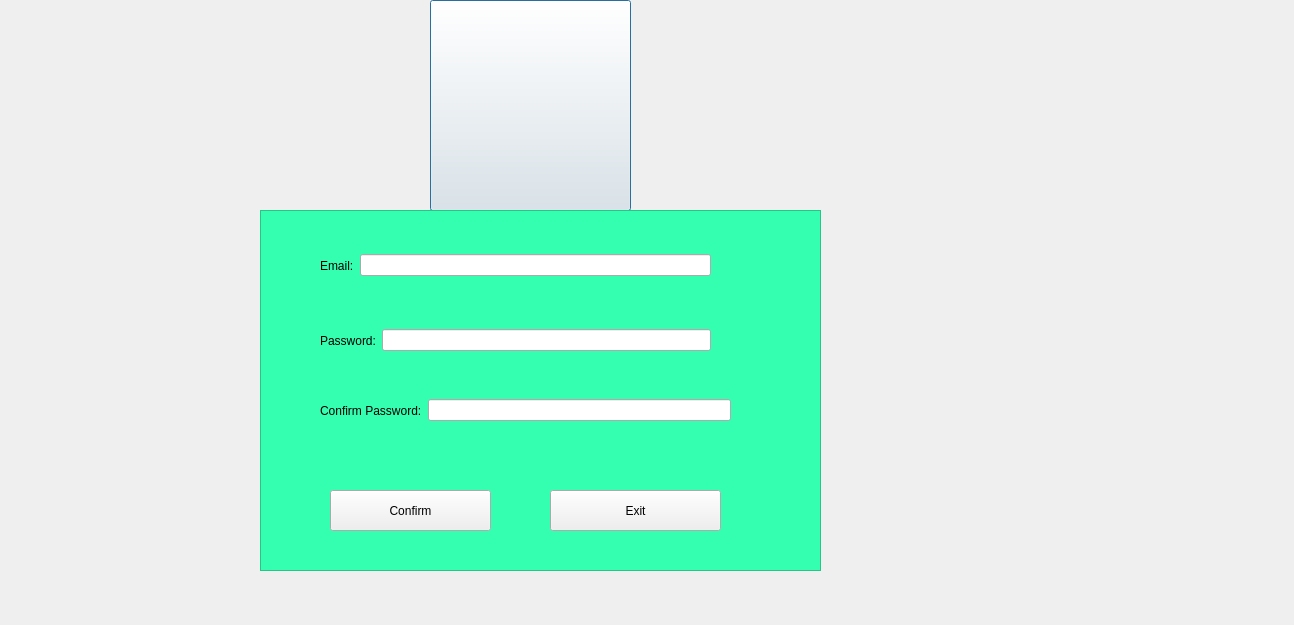
<?xml version="1.0" encoding="UTF-8"?>
<ui version="4.0">
 <class>Dialog</class>
 <widget class="QDialog" name="Dialog">
  <property name="geometry">
   <rect>
    <x>0</x>
    <y>0</y>
    <width>1294</width>
    <height>625</height>
   </rect>
  </property>
  <property name="windowTitle">
   <string>Dialog</string>
  </property>
  <widget class="QPushButton" name="pushButton">
   <property name="geometry">
    <rect>
     <x>430</x>
     <y>0</y>
     <width>201</width>
     <height>211</height>
    </rect>
   </property>
   <property name="styleSheet">
    <string notr="true">QPushButton
{
background-image:url(&quot;C:/Users/MONISHA/OneDrive/Desktop/signup.png&quot;);
}</string>
   </property>
   <property name="text">
    <string/>
   </property>
  </widget>
  <widget class="QFrame" name="frame">
   <property name="geometry">
    <rect>
     <x>260</x>
     <y>210</y>
     <width>561</width>
     <height>361</height>
    </rect>
   </property>
   <property name="styleSheet">
    <string notr="true">QFrame
{
background:#34ffb1
}</string>
   </property>
   <property name="frameShape">
    <enum>QFrame::StyledPanel</enum>
   </property>
   <property name="frameShadow">
    <enum>QFrame::Raised</enum>
   </property>
   <widget class="QPushButton" name="confirm_pushButton">
    <property name="geometry">
     <rect>
      <x>70</x>
      <y>280</y>
      <width>161</width>
      <height>41</height>
     </rect>
    </property>
    <property name="text">
     <string>Confirm</string>
    </property>
   </widget>
   <widget class="QPushButton" name="Exit_pushButton">
    <property name="geometry">
     <rect>
      <x>290</x>
      <y>280</y>
      <width>171</width>
      <height>41</height>
     </rect>
    </property>
    <property name="text">
     <string>Exit</string>
    </property>
   </widget>
   <widget class="QWidget" name="">
    <property name="geometry">
     <rect>
      <x>60</x>
      <y>30</y>
      <width>391</width>
      <height>51</height>
     </rect>
    </property>
    <layout class="QHBoxLayout" name="horizontalLayout">
     <item>
      <widget class="QLabel" name="label">
       <property name="text">
        <string>Email:</string>
       </property>
      </widget>
     </item>
     <item>
      <widget class="QLineEdit" name="Email_lineEdit"/>
     </item>
    </layout>
   </widget>
   <widget class="QWidget" name="">
    <property name="geometry">
     <rect>
      <x>60</x>
      <y>100</y>
      <width>391</width>
      <height>61</height>
     </rect>
    </property>
    <layout class="QHBoxLayout" name="horizontalLayout_2">
     <item>
      <widget class="QLabel" name="label_2">
       <property name="text">
        <string>Password:</string>
       </property>
      </widget>
     </item>
     <item>
      <widget class="QLineEdit" name="password_lineEdit"/>
     </item>
    </layout>
   </widget>
   <widget class="QWidget" name="">
    <property name="geometry">
     <rect>
      <x>60</x>
      <y>170</y>
      <width>411</width>
      <height>61</height>
     </rect>
    </property>
    <layout class="QHBoxLayout" name="horizontalLayout_3">
     <item>
      <widget class="QLabel" name="label_3">
       <property name="text">
        <string>Confirm Password:</string>
       </property>
      </widget>
     </item>
     <item>
      <widget class="QLineEdit" name="confirm_lineEdit"/>
     </item>
    </layout>
   </widget>
  </widget>
 </widget>
 <resources/>
 <connections/>
</ui>
